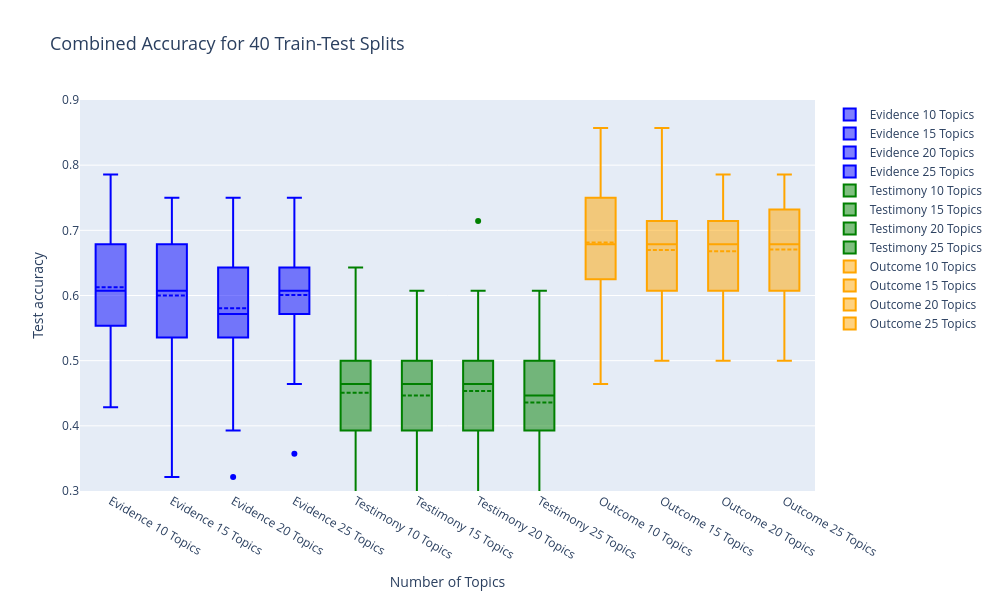

Write notebook code for a chart like this one.
### Code cell
import plotly.graph_objects as go

# Colors for each category
colors = {
    "Evidence Summaries": "blue",
    "Testimony Summaries": "green",
    "Outcome Summaries": "orange"
}

# Create a combined plot
fig = go.Figure()

# Evidence Summaries
accuracy_lists_evidence = [convex_acc_dict_evidence[num_topic] for num_topic in num_of_topics]
for i, num_topic in enumerate(num_of_topics):
    fig.add_trace(go.Box(
        y=accuracy_lists_evidence[i],
        name=f"Evidence {num_topic} Topics",
        marker_color=colors["Evidence Summaries"],
        boxmean=True
    ))

# Testimony Summaries
accuracy_lists_testimony = [convex_acc_dict_testimony[num_topic] for num_topic in num_of_topics]
for i, num_topic in enumerate(num_of_topics):
    fig.add_trace(go.Box(
        y=accuracy_lists_testimony[i],
        name=f"Testimony {num_topic} Topics",
        marker_color=colors["Testimony Summaries"],
        boxmean=True
    ))

# Outcome Summaries
accuracy_lists_outcome = [convex_acc_dict[num_topic] for num_topic in num_of_topics]
for i, num_topic in enumerate(num_of_topics):
    fig.add_trace(go.Box(
        y=accuracy_lists_outcome[i],
        name=f"Outcome {num_topic} Topics",
        marker_color=colors["Outcome Summaries"],
        boxmean=True
    ))

# Update layout
fig.update_layout(
    title={
        'text': "Combined Accuracy for 40 Train-Test Splits",
        'font': {
            'size': 18
        }
    },
    xaxis_title="Number of Topics",
    yaxis_title="Test accuracy",
    yaxis=dict(range=[0.3, 0.9]),  # Set y-axis range to [0.3, 0.9] for better visualization
    height=600,
    width=1000
)

# Show plot
fig.show()

### Figure 1 — Plotly figure (JSON) as saved in the notebook; plotly's stock layout.template omitted (floating-point values rounded to 4 significant figures)
{"data": [{"boxmean": true, "marker": {"color": "blue"}, "name": "Evidence 10 Topics", "type": "box", "y": [0.7143, 0.5714, 0.6429, 0.75, 0.7143, 0.6071, 0.7143, 0.6071, 0.5357, 0.5714, 0.6429, 0.5357, 0.5357, 0.7143, 0.6071, 0.6071, 0.7143, 0.5714, 0.7143, 0.7857, 0.6786, 0.6071, 0.5, 0.5714, 0.5714, 0.6786, 0.5357, 0.6786, 0.5357, 0.6786, 0.6786, 0.4286, 0.5714, 0.5714, 0.5714, 0.5357, 0.5714, 0.4643, 0.6786, 0.5357]}, {"boxmean": true, "marker": {"color": "blue"}, "name": "Evidence 15 Topics", "type": "box", "y": [0.6786, 0.6429, 0.6071, 0.7143, 0.5357, 0.5357, 0.6429, 0.6786, 0.7143, 0.5, 0.6786, 0.3214, 0.5714, 0.6786, 0.6071, 0.6786, 0.5714, 0.5714, 0.75, 0.7143, 0.4643, 0.6071, 0.4643, 0.6429, 0.6429, 0.6786, 0.7143, 0.6786, 0.5, 0.3571, 0.6071, 0.6071, 0.6071, 0.6071, 0.5357, 0.5357, 0.4643, 0.5714, 0.7143, 0.6071]}, {"boxmean": true, "marker": {"color": "blue"}, "name": "Evidence 20 Topics", "type": "box", "y": [0.6071, 0.5714, 0.6429, 0.6429, 0.6429, 0.5714, 0.4286, 0.3929, 0.5357, 0.5357, 0.6429, 0.3214, 0.5, 0.6429, 0.6071, 0.6429, 0.5714, 0.5714, 0.75, 0.7143, 0.6071, 0.5714, 0.6071, 0.5714, 0.6071, 0.6429, 0.6429, 0.6786, 0.5357, 0.5357, 0.6071, 0.5714, 0.6071, 0.5714, 0.5, 0.5, 0.5357, 0.5714, 0.7143, 0.5]}, {"boxmean": true, "marker": {"color": "blue"}, "name": "Evidence 25 Topics", "type": "box", "y": [0.6429, 0.6429, 0.6429, 0.6429, 0.75, 0.5714, 0.6786, 0.6429, 0.6429, 0.5714, 0.5714, 0.5714, 0.6429, 0.5357, 0.6429, 0.7143, 0.6786, 0.5357, 0.6429, 0.5714, 0.5714, 0.5357, 0.5357, 0.3571, 0.6071, 0.6429, 0.6786, 0.6429, 0.6071, 0.6429, 0.5357, 0.5714, 0.7143, 0.5, 0.5714, 0.5357, 0.4643, 0.5714, 0.6429, 0.5714]}, {"boxmean": true, "marker": {"color": "green"}, "name": "Testimony 10 Topics", "type": "box", "y": [0.4643, 0.3929, 0.6071, 0.4286, 0.3571, 0.4643, 0.5, 0.3929, 0.4643, 0.4643, 0.4643, 0.5357, 0.4286, 0.4643, 0.4286, 0.3929, 0.6429, 0.3929, 0.4286, 0.5714, 0.5, 0.6429, 0.25, 0.3571, 0.25, 0.5, 0.5, 0.3929, 0.4643, 0.3571, 0.6071, 0.4643, 0.6429, 0.2857, 0.3929, 0.3929, 0.4643, 0.3571, 0.4643, 0.4643]}, {"boxmean": true, "marker": {"color": "green"}, "name": "Testimony 15 Topics", "type": "box", "y": [0.4643, 0.6071, 0.5357, 0.4286, 0.4643, 0.5, 0.4286, 0.3929, 0.4643, 0.4643, 0.4643, 0.3214, 0.4286, 0.5, 0.4286, 0.3571, 0.5357, 0.3929, 0.4286, 0.4643, 0.5, 0.5, 0.25, 0.5, 0.3571, 0.5, 0.5357, 0.5, 0.3571, 0.3571, 0.5714, 0.4286, 0.5714, 0.3571, 0.25, 0.3929, 0.5, 0.3571, 0.4286, 0.5714]}, {"boxmean": true, "marker": {"color": "green"}, "name": "Testimony 20 Topics", "type": "box", "y": [0.2857, 0.5714, 0.5, 0.4286, 0.4643, 0.5714, 0.6071, 0.3929, 0.4643, 0.4643, 0.4286, 0.3214, 0.4286, 0.4643, 0.5357, 0.5, 0.4643, 0.3929, 0.5357, 0.4643, 0.5, 0.3571, 0.3571, 0.3571, 0.3929, 0.4286, 0.5, 0.3929, 0.4643, 0.3571, 0.5357, 0.4286, 0.7143, 0.4286, 0.3929, 0.3929, 0.5357, 0.3571, 0.5, 0.4643]}, {"boxmean": true, "marker": {"color": "green"}, "name": "Testimony 25 Topics", "type": "box", "y": [0.3571, 0.5, 0.5, 0.5714, 0.3929, 0.5357, 0.5357, 0.3929, 0.5714, 0.4286, 0.4643, 0.3214, 0.4286, 0.4286, 0.5, 0.25, 0.6071, 0.3929, 0.4286, 0.5, 0.5, 0.4643, 0.3214, 0.5, 0.3929, 0.4643, 0.4643, 0.3929, 0.4286, 0.3571, 0.5, 0.4643, 0.5, 0.2143, 0.3214, 0.3929, 0.3571, 0.3571, 0.4643, 0.4643]}, {"boxmean": true, "marker": {"color": "orange"}, "name": "Outcome 10 Topics", "type": "box", "y": [0.75, 0.7857, 0.7143, 0.75, 0.6429, 0.6786, 0.5714, 0.75, 0.6786, 0.7143, 0.6071, 0.6786, 0.6786, 0.6786, 0.6786, 0.75, 0.6786, 0.5714, 0.75, 0.8571, 0.6786, 0.6786, 0.6429, 0.75, 0.7143, 0.6071, 0.7857, 0.75, 0.75, 0.7857, 0.6429, 0.5714, 0.75, 0.6071, 0.6429, 0.4643, 0.5714, 0.7143, 0.6071, 0.5714]}, {"boxmean": true, "marker": {"color": "orange"}, "name": "Outcome 15 Topics", "type": "box", "y": [0.7857, 0.7143, 0.75, 0.7143, 0.7143, 0.5714, 0.6786, 0.6429, 0.6429, 0.6786, 0.6429, 0.6429, 0.7857, 0.75, 0.6786, 0.6071, 0.6071, 0.5, 0.7143, 0.8571, 0.6429, 0.6071, 0.6786, 0.7143, 0.6786, 0.6429, 0.6071, 0.75, 0.6786, 0.7857, 0.6429, 0.6071, 0.7857, 0.5714, 0.6071, 0.5357, 0.5714, 0.7143, 0.6786, 0.6071]}, {"boxmean": true, "marker": {"color": "orange"}, "name": "Outcome 20 Topics", "type": "box", "y": [0.7857, 0.6786, 0.7143, 0.7143, 0.6786, 0.5714, 0.6071, 0.75, 0.6786, 0.6786, 0.7143, 0.6071, 0.75, 0.6786, 0.6071, 0.6786, 0.6786, 0.5357, 0.6786, 0.6786, 0.6786, 0.5357, 0.6786, 0.75, 0.7143, 0.6429, 0.6786, 0.75, 0.6786, 0.7857, 0.6071, 0.75, 0.75, 0.5714, 0.5, 0.5714, 0.6071, 0.7143, 0.6429, 0.6429]}, {"boxmean": true, "marker": {"color": "orange"}, "name": "Outcome 25 Topics", "type": "box", "y": [0.7857, 0.6786, 0.75, 0.6429, 0.7857, 0.6071, 0.6786, 0.6071, 0.6429, 0.6071, 0.6071, 0.6429, 0.7857, 0.75, 0.6786, 0.6786, 0.6429, 0.5714, 0.6786, 0.7857, 0.5, 0.5714, 0.5714, 0.6786, 0.6429, 0.7143, 0.7857, 0.75, 0.6786, 0.75, 0.6429, 0.7143, 0.7143, 0.6429, 0.6071, 0.6071, 0.5714, 0.75, 0.6429, 0.6786]}], "layout": {"height": 600, "title": {"font": {"size": 18}, "text": "Combined Accuracy for 40 Train-Test Splits"}, "width": 1000, "xaxis": {"autorange": true, "range": [-0.5, 11.5], "title": {"text": "Number of Topics"}, "type": "category"}, "yaxis": {"range": [0.3, 0.9], "title": {"text": "Test accuracy"}, "type": "linear"}}}
